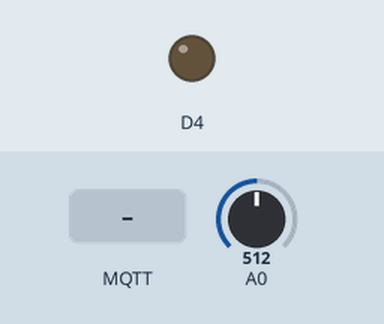
The sketch below on a simulated ESP8266 (NodeMCU). Parts: output pins drawn as LEDs (lit = HIGH). Inputs (shaded band) come from the test bench; at power-on: A0 = 512. WiFi joins after 1.5 s; servers stay silent unless stated; no MQTT or app messages arrive unless stated; what the sketch prints to the serial monitor is not drawn.

Above: at 2.7 s.
2.8 s: MQTT message "1" arrives on the first subscribed topic
At 3.5 s:
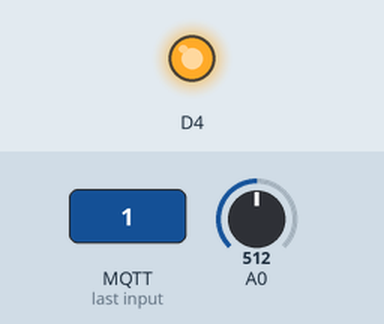
4.3 s: MQTT message "0" arrives on the first subscribed topic
At 4.6 s:
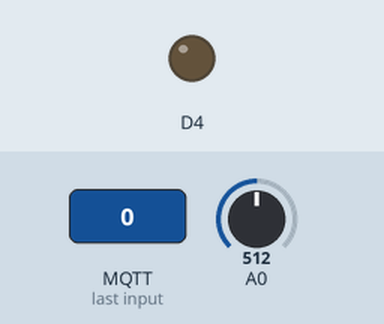
Timing chart, 0 to 7.3 s (numbered marks = the images above; inputs shaded):
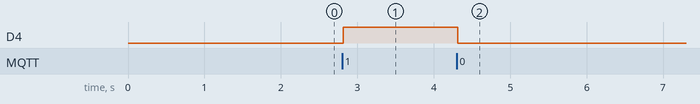

The sketch:

CODIGO3.3.1_-_APP_LDR_PUBLISH.ino
```cpp
#include <ESP8266WiFi.h>          //https://github.com/esp8266/Arduino

//needed for library
#include <DNSServer.h>
#include <ESP8266WebServer.h>
#include <WiFiManager.h>         //https://github.com/tzapu/WiFiManager
#include <PubSubClient.h>

    // host e porta do broker
    long lastMsg = 0;
    char msg[50];
    int value = 0;
    int threhold=50; // you might need to adjust this value to define light on/off status
    const char* BROKER_MQTT = "broker.hivemq.com";
    int BROKER_PORT = 1883;

    void initPins();
    void initSerial();
    void initWiFi();
    void initMQTT();

WiFiClient espClient;
// instancia o mqtt
PubSubClient MQTT(espClient);

void setup() {
    // put your setup code here, to run once:
    Serial.begin(115200);

    //WiFiManager
    //Local intialization. Once its business is done, there is no need to keep it around
    WiFiManager wifiManager;
    //reset saved settings
    //wifiManager.resetSettings();

    //set custom ip for portal
    //wifiManager.setAPStaticIPConfig(IPAddress(10,0,1,1), IPAddress(10,0,1,1), IPAddress(255,255,255,0));

    //fetches ssid and pass from eeprom and tries to connect
    //if it does not connect it starts an access point with the specified name
    //here  "AutoConnectAP"
    //and goes into a blocking loop awaiting configuration
    wifiManager.autoConnect("AutoConnectAP");
    //or use this for auto generated name ESP + ChipID
    //wifiManager.autoConnect();


    //if you get here you have connected to the WiFi
    Serial.println("connected...yeey :)");
  initSerial();
  initPins();
  initWiFi();
  initMQTT();
}

void loop() {
  Serial.println("LOOP iniciado");
  if (!MQTT.connected()) {
    reconnectMQTT();
    Serial.println("reconnectMQTT iniciado");

  }
  recconectWiFi();
  Serial.println("recconectWiFi iniciado");
      //envia o status de todos os outputs para o Broker no protocolo esperado
  EnviaEstadoOutputMQTT();

  MQTT.loop();
  Serial.println("MQTT.loop iniciado");
}

void initPins() {
  pinMode(D4, OUTPUT);
  digitalWrite(D4, 0);
  Serial.println("Pinos iniciados");
}

void initSerial() {
  Serial.begin(115200);
  Serial.println("Serial iniciado");

}
void initWiFi() {
  delay(10);

  while (WiFi.status() != WL_CONNECTED) {
    delay(100);
  }
  Serial.println();
  Serial.println(WiFi.localIP());
  Serial.println("Wifi iniciado");
}

// Funcão para se conectar ao Broker MQTT
void initMQTT() {
  Serial.println("MQTT iniciado");
  MQTT.setServer(BROKER_MQTT, BROKER_PORT);
  MQTT.setCallback(mqtt_callback);
}

//Função que recebe as mensagens publicadas
void mqtt_callback(char* topic, byte* payload, unsigned int length) {
  Serial.println("mqtt_callback iniciado ##########################################################");

  String message;
  for (int i = 0; i < length; i++) {
    char c = (char)payload[i];
    message += c;
  }
  Serial.println("Tópico => " + String(topic) + " | Valor => " + String(message));
  if (message == "1") {
    digitalWrite(D4, 1);

  } else {
    digitalWrite(D4, 0);
  }
  Serial.flush();
}

void reconnectMQTT() {
  while (!MQTT.connected()) {
    if (MQTT.connect("ESP8266-raphael/led")) {
      MQTT.subscribe("ESP8266-raphael/led");


    } else {
      delay(2000);
    }
  }
}

//Função: envia ao Broker o estado atual do output
//Parâmetros: nenhum
//Retorno: nenhum
void EnviaEstadoOutputMQTT(void)
{
  long now = millis();
 //send data every second
  if (now - lastMsg > 500) {
     lastMsg = now;
    int val=analogRead(A0);
     String msg="real time light strength: ";
     msg= msg+ val;
   if (val>threhold)
      msg="0: "+msg;
    else
      msg="1: "+msg;
     char message[58];
     msg=val;
     msg.toCharArray(message,58);
     Serial.println(message);

     //publish sensor data to MQTT broker

      MQTT.publish("ESP8266-raphael/ldr", message);
}}

void recconectWiFi() {
  while (WiFi.status() != WL_CONNECTED) {
    delay(100);
  }
}
```

Measured:
- after the input at 2.8 s, D4: LOW → HIGH at once
- after the input at 4.3 s, D4: HIGH → LOW at once
